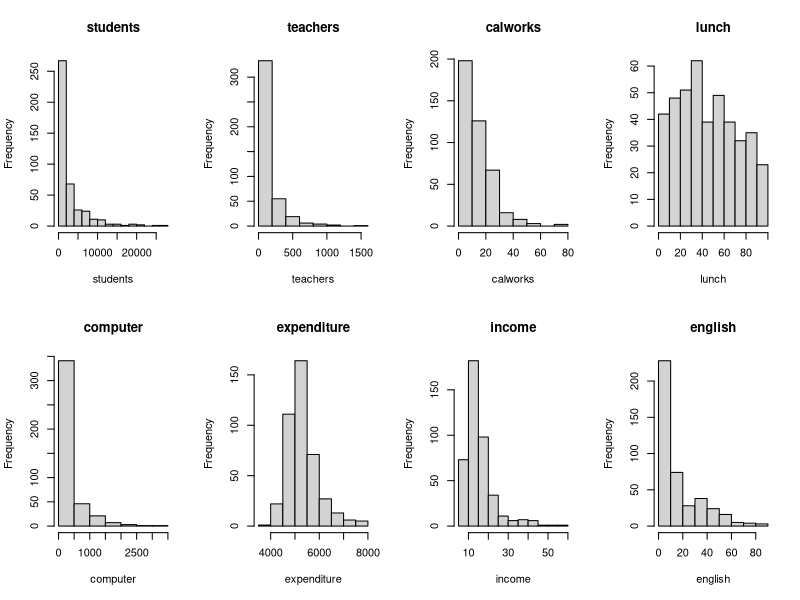
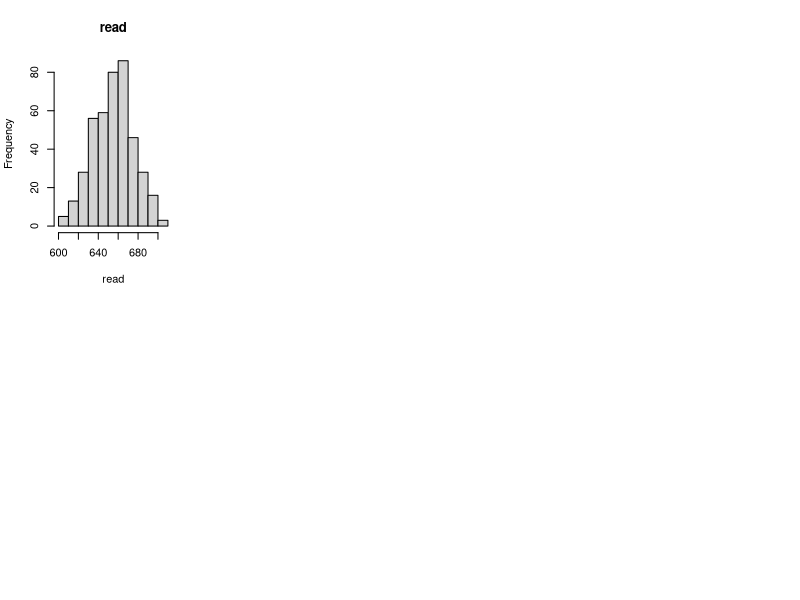
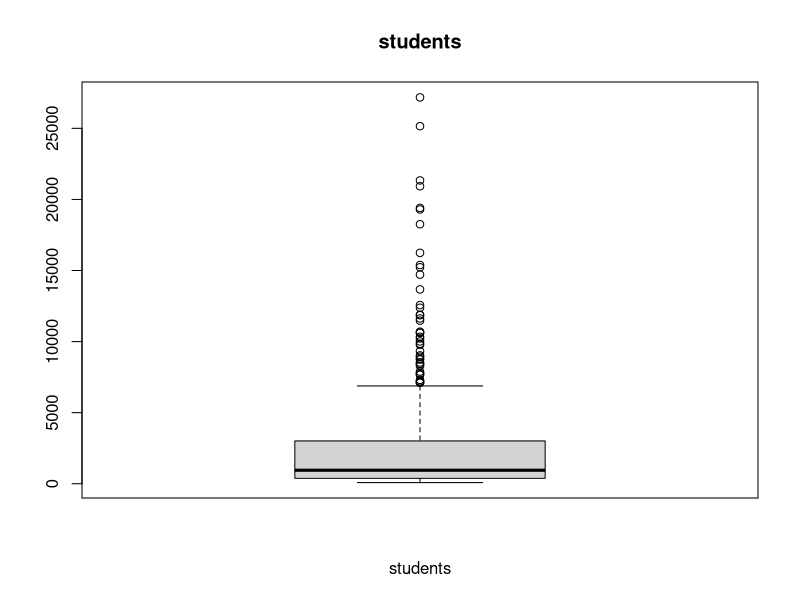
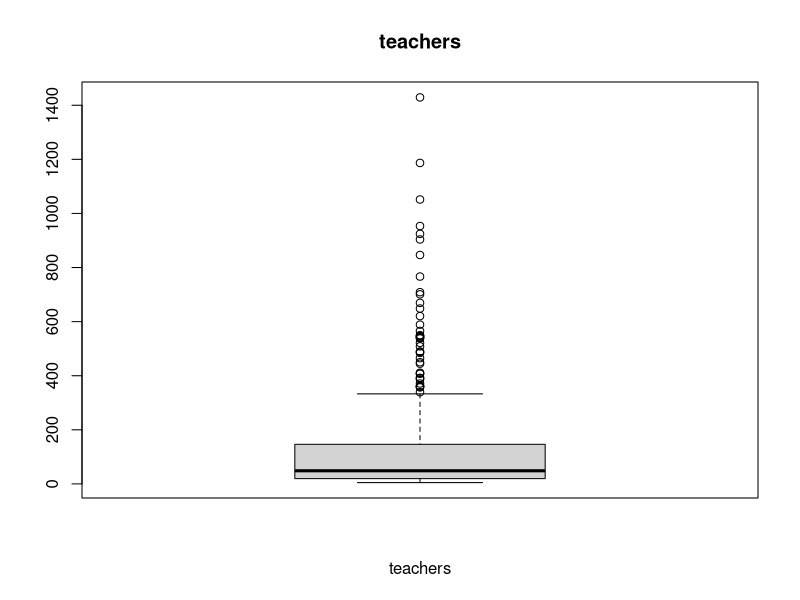
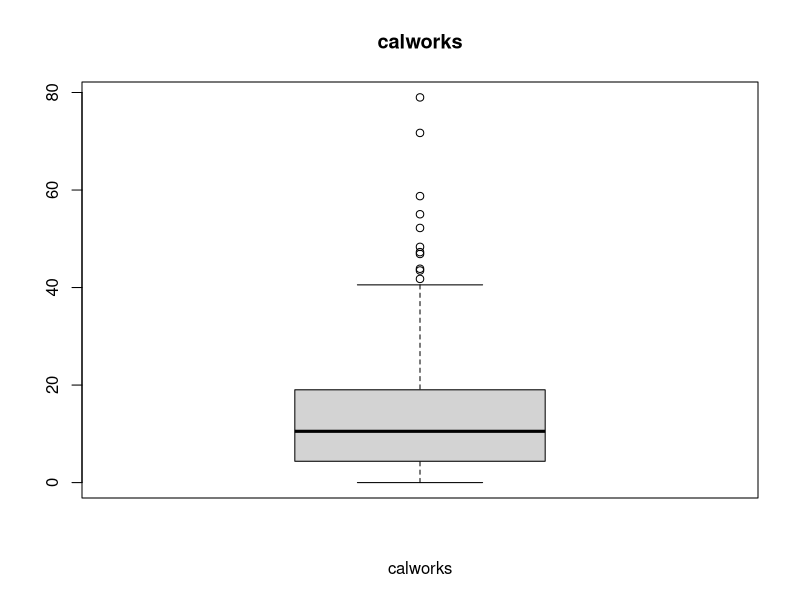
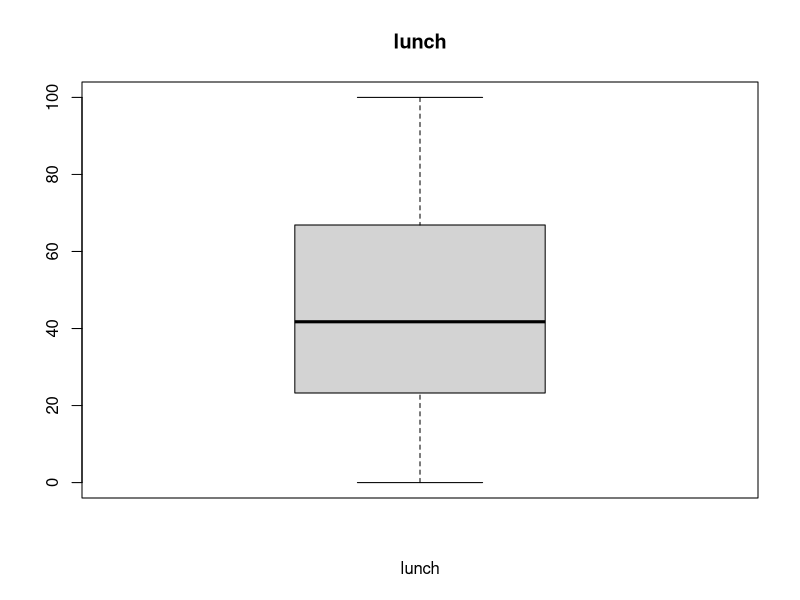
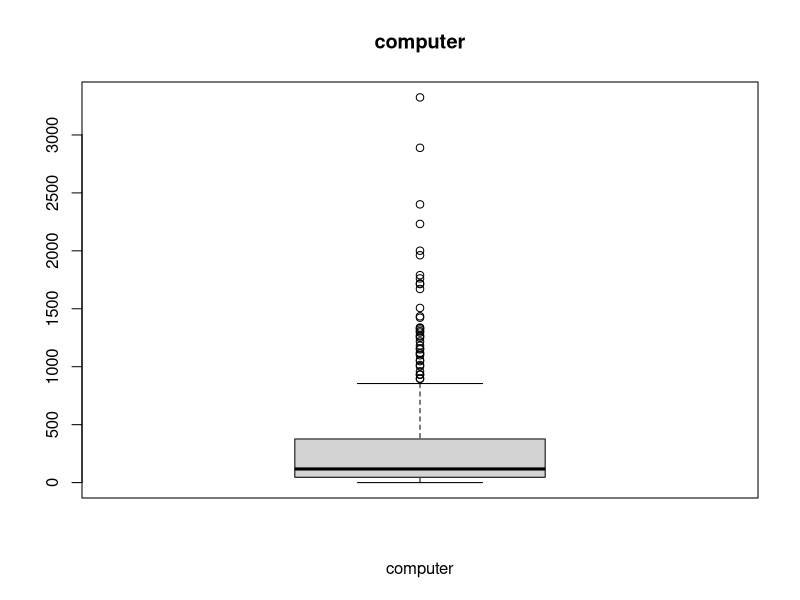
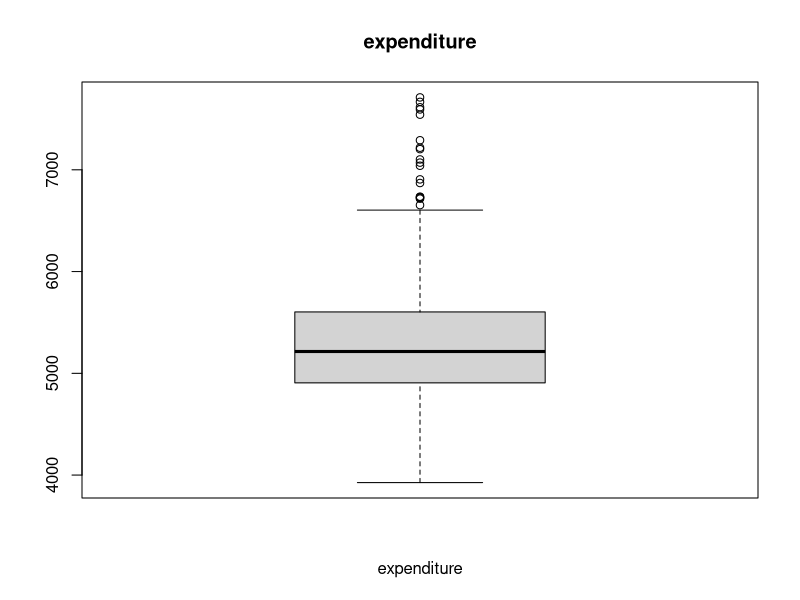

Write R code to recreate these figures, in order.
install.packages("psych")
library(psych)
install.packages("AER")
library(AER)
install.packages("ggplot2")
library(ggplot2)
install.packages("reshape2")
library(reshape2)
install.packages("nortest")
library(nortest)
library(dplyr)
install.packages("lmtest")
library(lmtest)
install.packages('glmnet')
library(glmnet)
install.packages('gridExtra')
library(gridExtra)

#load_data
data("CASchools", package = "AER")
df <- subset(CASchools,select= -school)
df <- subset(df,select= -math)
df <- subset(df,select= -district)



#description of the data
numerical_vars <- df[sapply(df, is.numeric)]

#dependent variable
summary(df)
describe(df)

mean(df$read)
sd(df$read)
min(df$read)
max(df$read)
summary(df$read)

#independent variables
means <- colMeans(numerical_vars)
std_dev <- apply(numerical_vars, 2, sd)
minimum <- apply(numerical_vars, 2, min)
maximum <- apply(numerical_vars, 2, max)

print("Means:")
print(means)
print("Standard Deviation:")
print(std_dev)
print("Minimum:")
print(minimum)
print("Maximum:")
print(maximum)

#barplots
par(mfrow = c(1, 1))
for (col in names(numerical_vars)) {
  if (is.factor(numerical_vars[[col]])) {
    barplot(table(numerical_vars[[col]]), main = col, xlab = col)
  }
}

#histograms
par(mfrow = c(2, 4))  # Adjust the layout as needed
for (col in names(numerical_vars)) {
  if (is.numeric(numerical_vars[[col]])) {
    hist(numerical_vars[[col]], main = col, xlab = col)
  }
}

#boxplots
par(mfrow = c(1, 1))  # Adjust the layout as needed
for (col in names(numerical_vars)) {
  if (is.numeric(numerical_vars[[col]])) {
    boxplot(numerical_vars[[col]], main = col, xlab = col)
  }
}

plot1 <- ggplot(df, aes(x = county, y = read)) +
  geom_boxplot() +
  stat_summary(fun = "median", geom = "point", shape = 18, size = 3, color = "red") +
  labs(title = "Boxplot with Median Values by Category", x = "county", y = "read")
plot2 <- ggplot(df, aes(x = grades, y = read)) +
  geom_boxplot() +
  stat_summary(fun = "median", geom = "point", shape = 18, size = 3, color = "red") +
  labs(title = "Boxplot with Median Values by Category", x = "grades", y = "read")

grid.arrange(plot1, plot2, nrow = 2)

#correlation
cor_matrix <- cor(numerical_vars)
ggplot(melt(cor_matrix), aes(Var1, Var2, fill = value)) +
  geom_tile() +
  scale_fill_gradient(low = "blue", high = "red") +
  theme_minimal() +
  theme(axis.text.x = element_text(angle = 45, hjust = 1))
print(cor_matrix[,])

#scatterplots
pairs(numerical_vars)


#normality remove?
for (col in names(numerical_vars)) {
  print(paste("Shapiro-Wilk test for", col, ":"))
  print(shapiro.test(numerical_vars[[col]]))
}
for (col in names(numerical_vars)) {
  print(paste("Anderson-Darling test for", col, ":"))
  print(ad.test(numerical_vars[[col]]))
}



#chossing the model
# Fit models with different variable combinations
model1 <- lm(read ~ lunch+income+english, data = df)
model2 <- lm(read ~ lunch+income+english+calworks, data = df)
model3 <- lm(read ~ lunch+income+english+expenditure, data = df)
model4 <- lm(read ~ lunch+income+english+expenditure+students, data = df)

summary(model1)
summary(model2)
summary(model3)
summary(model4)
anova(model1,model2)
anova(model1,model3)
anova(model3,model4)

model5 <- lm(read ~ lunch+income+english+expenditure+county, data = df)
model6 <- lm(read ~ lunch+income+english+expenditure+county+grades, data = df)

summary(model5)
anova(model3,model5)
anova(model5,model6)

final_model = model5

#varaibles X1 and X2
#X1 = lunch X2 = county

modelx1 <- lm(read ~lunch, data = df)
modelx2 <- lm(read ~ county, data = df)

coef(final_model)['lunch']
coef(modelx1)['lunch']

coef(final_model)['countyButte']
coef(modelx2)['countyButte']
coef(final_model)['countyCalaveras']
coef(modelx2)['countyCalaveras']
coef(final_model)['countyContra Costa']
coef(modelx2)['countyContra Costa']
coef(final_model)['countyEl Dorado']
coef(modelx2)['countyEl Dorado']

#x2 3 = calaveras x2 2 = butte

coefButte <- coef(final_model)['countyButte']
coefCalaveras <- coef(final_model)['countyCalaveras']
coefButte
coefCalaveras

coefCalaveras -coefButte

confint(final_model, level = 0.95)["countyCalaveras",] - confint(final_model, level = 0.95)["countyButte",]
confint(final_model, level = 0.90)["countyCalaveras",] - confint(final_model, level = 0.90)["countyButte",]

#interaction

model_interaction <- lm(read ~ lunch * county, data = df)
summary(model_interaction)

model_no_interaction <- lm(read ~ lunch + county, data = df)

anova(model_no_interaction,model_interaction)



#logistic regression part
#change to binary value
median(df$read)
df <- df %>%
  mutate(read_cat = ifelse(read >= median(read), 1, 0))

#data analysis

#model
model1 <- glm(read_cat ~ lunch+income+english, data = df, family = "binomial")
model2 <- glm(read_cat ~ lunch+income+english+calworks, data = df, family = "binomial")
model3 <- glm(read_cat ~ lunch+income+english+expenditure, data = df, family = "binomial")
model4 <- glm(read_cat ~ lunch+income+english+students, data = df, family = "binomial")

summary(model1)
summary(model2)
summary(model3)
summary(model4)
anova(model1,model2, test = "Chisq")
anova(model1,model3, test = "Chisq")
anova(model1,model4, test = "Chisq")

model5 <- glm(read_cat ~ lunch+income+english+county, data = df)
model6 <- glm(read_cat ~ lunch+income+english+county+grades, data = df)

summary(model5)
anova(model1,model5, test = "Chisq")
anova(model5,model6, test = "Chisq")

final_model = model5

predictions <- predict(final_model, newdata = df, type = "response")
predicted_labels <- ifelse(predictions > 0.5, 1, 0)
confusion_matrix <- table(predicted_labels, df$read_cat)
accuracy <- sum(diag(confusion_matrix)) / sum(confusion_matrix)
print(paste("Accuracy:", accuracy))
confusion_matrix


#analyse variables
modelx1 <- glm(read_cat ~lunch, data = df, family = "binomial")
modelx2 <- glm(read_cat ~ county, data = df, family = "binomial")

coef(final_model)['lunch']
coef(modelx1)['lunch']

exp(coef(final_model)['lunch'])
exp(coef(modelx1)['lunch'])


coef(final_model)['countyButte']
coef(modelx2)['countyButte']

exp(coef(final_model)['countyButte'])
exp(coef(modelx2)['countyButte'])


coef(final_model)['countyCalaveras']
coef(modelx2)['countyCalaveras']

exp(coef(final_model)['countyCalaveras'])
exp(coef(modelx2)['countyCalaveras'])


coef(final_model)['countyContra Costa']
coef(modelx2)['countyContra Costa']

exp(coef(final_model)['countyContra Costa'])
exp(coef(modelx2)['countyContra Costa'])


coef(final_model)['countyEl Dorado']
coef(modelx2)['countyEl Dorado']

exp(coef(final_model)['countyEl Dorado'])
exp(coef(modelx2)['countyEl Dorado'])

#x2 3 = calaveras x2 2 = butte

coefButte <- coef(final_model)['countyButte']
coefCalaveras <- coef(final_model)['countyCalaveras']
coefButte
coefCalaveras

coefCalaveras -coefButte
or_ceof_diff <- exp(coefCalaveras -coefButte)

confint(final_model, level = 0.95)["countyCalaveras",] - confint(final_model, level = 0.95)["countyButte",]
confint(final_model, level = 0.90)["countyCalaveras",] - confint(final_model, level = 0.90)["countyButte",]


#interaction
df$county_numeric <- as.numeric(df$county)
model_interaction <- glm(read_cat ~ lunch + county_numeric + lunch * county_numeric, data = df, family = "binomial",maxit = 1000)
summary(model_interaction)
